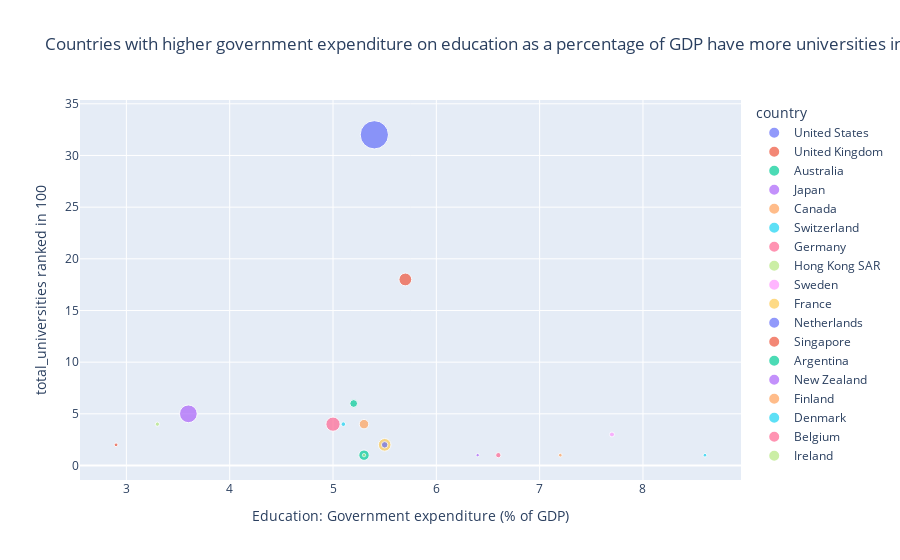

Notebook code for this chart:
### Code cell
fig.show()

### Figure 1 — Plotly figure (JSON) as saved in the notebook; plotly's stock layout.template omitted (floating-point values rounded to 4 significant figures)
{"data": [{"hovertemplate": "<b>%{hovertext}</b><br><br>country=United States<br>Education: Government expenditure (% of GDP)=%{x}<br>total_universities ranked in 100=%{y}<br>Population in thousands (2017)=%{marker.size}<extra></extra>", "hovertext": ["United States"], "legendgroup": "United States", "marker": {"color": "#636efa", "size": [324460], "sizemode": "area", "sizeref": 811.1, "symbol": "circle"}, "mode": "markers", "name": "United States", "orientation": "v", "showlegend": true, "type": "scatter", "x": [5.4], "xaxis": "x", "y": [32], "yaxis": "y"}, {"hovertemplate": "<b>%{hovertext}</b><br><br>country=United Kingdom<br>Education: Government expenditure (% of GDP)=%{x}<br>total_universities ranked in 100=%{y}<br>Population in thousands (2017)=%{marker.size}<extra></extra>", "hovertext": ["United Kingdom"], "legendgroup": "United Kingdom", "marker": {"color": "#EF553B", "size": [66182], "sizemode": "area", "sizeref": 811.1, "symbol": "circle"}, "mode": "markers", "name": "United Kingdom", "orientation": "v", "showlegend": true, "type": "scatter", "x": [5.7], "xaxis": "x", "y": [18], "yaxis": "y"}, {"hovertemplate": "<b>%{hovertext}</b><br><br>country=Australia<br>Education: Government expenditure (% of GDP)=%{x}<br>total_universities ranked in 100=%{y}<br>Population in thousands (2017)=%{marker.size}<extra></extra>", "hovertext": ["Australia"], "legendgroup": "Australia", "marker": {"color": "#00cc96", "size": [24451], "sizemode": "area", "sizeref": 811.1, "symbol": "circle"}, "mode": "markers", "name": "Australia", "orientation": "v", "showlegend": true, "type": "scatter", "x": [5.2], "xaxis": "x", "y": [6], "yaxis": "y"}, {"hovertemplate": "<b>%{hovertext}</b><br><br>country=Japan<br>Education: Government expenditure (% of GDP)=%{x}<br>total_universities ranked in 100=%{y}<br>Population in thousands (2017)=%{marker.size}<extra></extra>", "hovertext": ["Japan"], "legendgroup": "Japan", "marker": {"color": "#ab63fa", "size": [127484], "sizemode": "area", "sizeref": 811.1, "symbol": "circle"}, "mode": "markers", "name": "Japan", "orientation": "v", "showlegend": true, "type": "scatter", "x": [3.6], "xaxis": "x", "y": [5], "yaxis": "y"}, {"hovertemplate": "<b>%{hovertext}</b><br><br>country=Canada<br>Education: Government expenditure (% of GDP)=%{x}<br>total_universities ranked in 100=%{y}<br>Population in thousands (2017)=%{marker.size}<extra></extra>", "hovertext": ["Canada"], "legendgroup": "Canada", "marker": {"color": "#FFA15A", "size": [36624], "sizemode": "area", "sizeref": 811.1, "symbol": "circle"}, "mode": "markers", "name": "Canada", "orientation": "v", "showlegend": true, "type": "scatter", "x": [5.3], "xaxis": "x", "y": [4], "yaxis": "y"}, {"hovertemplate": "<b>%{hovertext}</b><br><br>country=Switzerland<br>Education: Government expenditure (% of GDP)=%{x}<br>total_universities ranked in 100=%{y}<br>Population in thousands (2017)=%{marker.size}<extra></extra>", "hovertext": ["Switzerland"], "legendgroup": "Switzerland", "marker": {"color": "#19d3f3", "size": [8476], "sizemode": "area", "sizeref": 811.1, "symbol": "circle"}, "mode": "markers", "name": "Switzerland", "orientation": "v", "showlegend": true, "type": "scatter", "x": [5.1], "xaxis": "x", "y": [4], "yaxis": "y"}, {"hovertemplate": "<b>%{hovertext}</b><br><br>country=Germany<br>Education: Government expenditure (% of GDP)=%{x}<br>total_universities ranked in 100=%{y}<br>Population in thousands (2017)=%{marker.size}<extra></extra>", "hovertext": ["Germany"], "legendgroup": "Germany", "marker": {"color": "#FF6692", "size": [82114], "sizemode": "area", "sizeref": 811.1, "symbol": "circle"}, "mode": "markers", "name": "Germany", "orientation": "v", "showlegend": true, "type": "scatter", "x": [5], "xaxis": "x", "y": [4], "yaxis": "y"}, {"hovertemplate": "<b>%{hovertext}</b><br><br>country=Hong Kong SAR<br>Education: Government expenditure (% of GDP)=%{x}<br>total_universities ranked in 100=%{y}<br>Population in thousands (2017)=%{marker.size}<extra></extra>", "hovertext": ["Hong Kong SAR"], "legendgroup": "Hong Kong SAR", "marker": {"color": "#B6E880", "size": [7365], "sizemode": "area", "sizeref": 811.1, "symbol": "circle"}, "mode": "markers", "name": "Hong Kong SAR", "orientation": "v", "showlegend": true, "type": "scatter", "x": [3.3], "xaxis": "x", "y": [4], "yaxis": "y"}, {"hovertemplate": "<b>%{hovertext}</b><br><br>country=Sweden<br>Education: Government expenditure (% of GDP)=%{x}<br>total_universities ranked in 100=%{y}<br>Population in thousands (2017)=%{marker.size}<extra></extra>", "hovertext": ["Sweden"], "legendgroup": "Sweden", "marker": {"color": "#FF97FF", "size": [9911], "sizemode": "area", "sizeref": 811.1, "symbol": "circle"}, "mode": "markers", "name": "Sweden", "orientation": "v", "showlegend": true, "type": "scatter", "x": [7.7], "xaxis": "x", "y": [3], "yaxis": "y"}, {"hovertemplate": "<b>%{hovertext}</b><br><br>country=France<br>Education: Government expenditure (% of GDP)=%{x}<br>total_universities ranked in 100=%{y}<br>Population in thousands (2017)=%{marker.size}<extra></extra>", "hovertext": ["France"], "legendgroup": "France", "marker": {"color": "#FECB52", "size": [64980], "sizemode": "area", "sizeref": 811.1, "symbol": "circle"}, "mode": "markers", "name": "France", "orientation": "v", "showlegend": true, "type": "scatter", "x": [5.5], "xaxis": "x", "y": [2], "yaxis": "y"}, {"hovertemplate": "<b>%{hovertext}</b><br><br>country=Netherlands<br>Education: Government expenditure (% of GDP)=%{x}<br>total_universities ranked in 100=%{y}<br>Population in thousands (2017)=%{marker.size}<extra></extra>", "hovertext": ["Netherlands"], "legendgroup": "Netherlands", "marker": {"color": "#636efa", "size": [17036], "sizemode": "area", "sizeref": 811.1, "symbol": "circle"}, "mode": "markers", "name": "Netherlands", "orientation": "v", "showlegend": true, "type": "scatter", "x": [5.5], "xaxis": "x", "y": [2], "yaxis": "y"}, {"hovertemplate": "<b>%{hovertext}</b><br><br>country=Singapore<br>Education: Government expenditure (% of GDP)=%{x}<br>total_universities ranked in 100=%{y}<br>Population in thousands (2017)=%{marker.size}<extra></extra>", "hovertext": ["Singapore"], "legendgroup": "Singapore", "marker": {"color": "#EF553B", "size": [5709], "sizemode": "area", "sizeref": 811.1, "symbol": "circle"}, "mode": "markers", "name": "Singapore", "orientation": "v", "showlegend": true, "type": "scatter", "x": [2.9], "xaxis": "x", "y": [2], "yaxis": "y"}, {"hovertemplate": "<b>%{hovertext}</b><br><br>country=Argentina<br>Education: Government expenditure (% of GDP)=%{x}<br>total_universities ranked in 100=%{y}<br>Population in thousands (2017)=%{marker.size}<extra></extra>", "hovertext": ["Argentina"], "legendgroup": "Argentina", "marker": {"color": "#00cc96", "size": [44271], "sizemode": "area", "sizeref": 811.1, "symbol": "circle"}, "mode": "markers", "name": "Argentina", "orientation": "v", "showlegend": true, "type": "scatter", "x": [5.3], "xaxis": "x", "y": [1], "yaxis": "y"}, {"hovertemplate": "<b>%{hovertext}</b><br><br>country=New Zealand<br>Education: Government expenditure (% of GDP)=%{x}<br>total_universities ranked in 100=%{y}<br>Population in thousands (2017)=%{marker.size}<extra></extra>", "hovertext": ["New Zealand"], "legendgroup": "New Zealand", "marker": {"color": "#ab63fa", "size": [4706], "sizemode": "area", "sizeref": 811.1, "symbol": "circle"}, "mode": "markers", "name": "New Zealand", "orientation": "v", "showlegend": true, "type": "scatter", "x": [6.4], "xaxis": "x", "y": [1], "yaxis": "y"}, {"hovertemplate": "<b>%{hovertext}</b><br><br>country=Finland<br>Education: Government expenditure (% of GDP)=%{x}<br>total_universities ranked in 100=%{y}<br>Population in thousands (2017)=%{marker.size}<extra></extra>", "hovertext": ["Finland"], "legendgroup": "Finland", "marker": {"color": "#FFA15A", "size": [5523], "sizemode": "area", "sizeref": 811.1, "symbol": "circle"}, "mode": "markers", "name": "Finland", "orientation": "v", "showlegend": true, "type": "scatter", "x": [7.2], "xaxis": "x", "y": [1], "yaxis": "y"}, {"hovertemplate": "<b>%{hovertext}</b><br><br>country=Denmark<br>Education: Government expenditure (% of GDP)=%{x}<br>total_universities ranked in 100=%{y}<br>Population in thousands (2017)=%{marker.size}<extra></extra>", "hovertext": ["Denmark"], "legendgroup": "Denmark", "marker": {"color": "#19d3f3", "size": [5734], "sizemode": "area", "sizeref": 811.1, "symbol": "circle"}, "mode": "markers", "name": "Denmark", "orientation": "v", "showlegend": true, "type": "scatter", "x": [8.6], "xaxis": "x", "y": [1], "yaxis": "y"}, {"hovertemplate": "<b>%{hovertext}</b><br><br>country=Belgium<br>Education: Government expenditure (% of GDP)=%{x}<br>total_universities ranked in 100=%{y}<br>Population in thousands (2017)=%{marker.size}<extra></extra>", "hovertext": ["Belgium"], "legendgroup": "Belgium", "marker": {"color": "#FF6692", "size": [11429], "sizemode": "area", "sizeref": 811.1, "symbol": "circle"}, "mode": "markers", "name": "Belgium", "orientation": "v", "showlegend": true, "type": "scatter", "x": [6.6], "xaxis": "x", "y": [1], "yaxis": "y"}, {"hovertemplate": "<b>%{hovertext}</b><br><br>country=Ireland<br>Education: Government expenditure (% of GDP)=%{x}<br>total_universities ranked in 100=%{y}<br>Population in thousands (2017)=%{marker.size}<extra></extra>", "hovertext": ["Ireland"], "legendgroup": "Ireland", "marker": {"color": "#B6E880", "size": [4762], "sizemode": "area", "sizeref": 811.1, "symbol": "circle"}, "mode": "markers", "name": "Ireland", "orientation": "v", "showlegend": true, "type": "scatter", "x": [5.3], "xaxis": "x", "y": [1], "yaxis": "y"}], "layout": {"legend": {"itemsizing": "constant", "title": {"text": "country"}, "tracegroupgap": 0}, "title": {"text": "Countries with higher government expenditure on education as a percentage of GDP have more universities in the top 100"}, "xaxis": {"anchor": "y", "domain": [0, 1], "title": {"text": "Education: Government expenditure (% of GDP)"}}, "yaxis": {"anchor": "x", "domain": [0, 1], "title": {"text": "total_universities ranked in 100"}}}}
